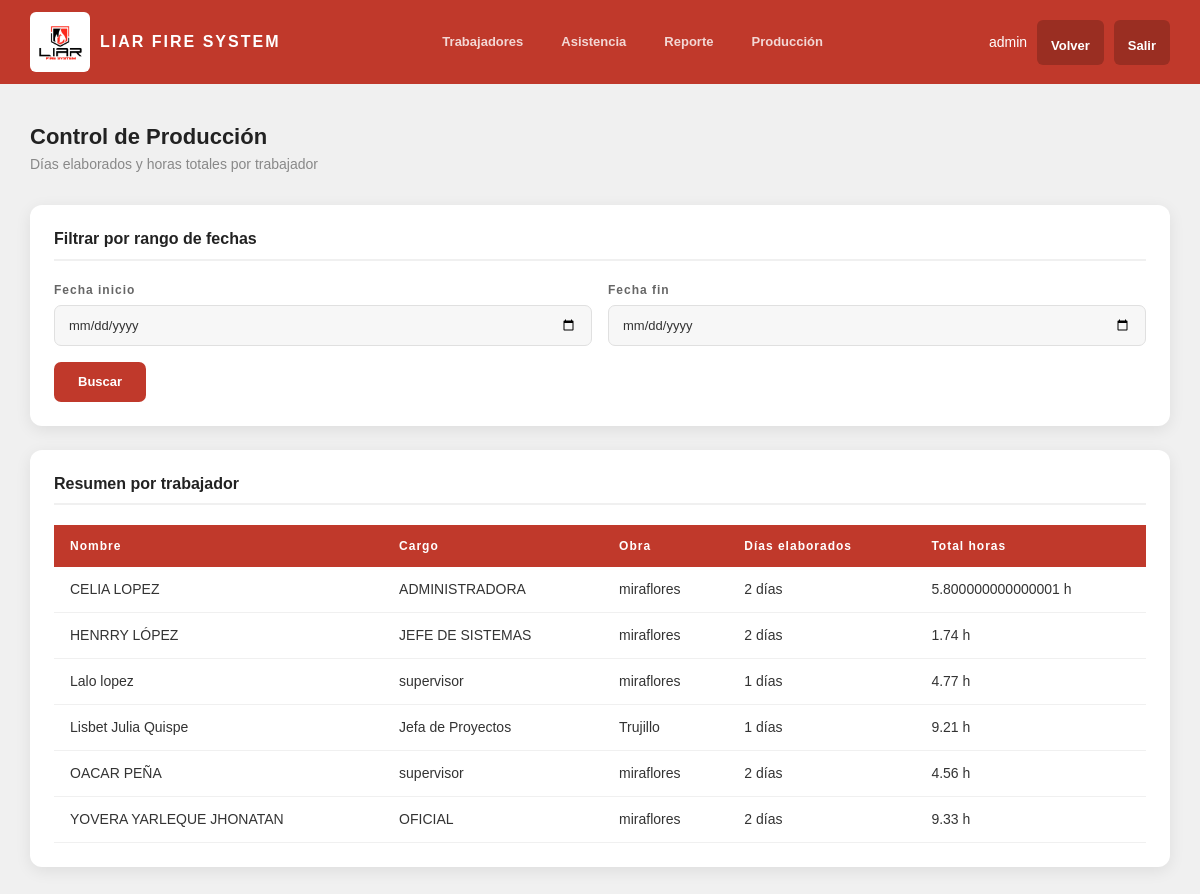
Before: /produccion (signed in) with the older database file.
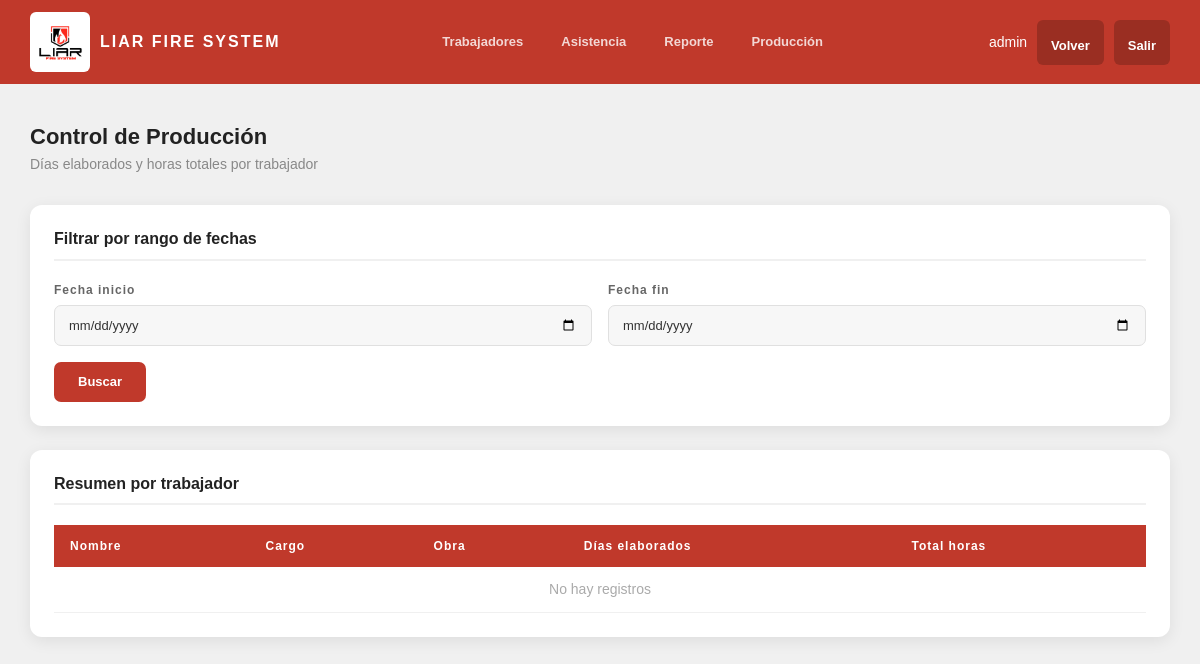
After: the same page with the newer database file.
### tables this page shows
CREATE TABLE trabajadores (
            id INTEGER PRIMARY KEY AUTOINCREMENT,
            nombre TEXT NOT NULL,
            dni TEXT NOT NULL,
            obra TEXT NOT NULL
        , cargo TEXT);

### app.py (the view)
@app.route('/produccion')
def produccion():
    if 'usuario' not in session:
        return redirect(url_for('inicio'))
    import sqlite3
    fecha_inicio = request.args.get('fecha_inicio', '')
    fecha_fin = request.args.get('fecha_fin', '')
    conexion = sqlite3.connect('asistencia.db')
    conexion.row_factory = sqlite3.Row
    cursor = conexion.cursor()
    query = '''
        SELECT t.nombre, t.cargo, t.obra,
               COUNT(a.fecha) as dias_elaborados,
               SUM(
                   CASE
                       WHEN a.hora_ingreso IS NOT NULL AND a.hora_salida IS NOT NULL
                       THEN ROUND((julianday(a.hora_salida) - julianday(a.hora_ingreso)) * 24, 2)
                       ELSE 0
                   END
               ) as total_horas
        FROM trabajadores t
        LEFT JOIN asistencia a ON t.id = a.trabajador_id
        WHERE a.hora_ingreso IS NOT NULL
    '''
    params = []
    if fecha_inicio:
        query += ' AND a.fecha >= ?'
        params.append(fecha_inicio)
    if fecha_fin:
        query += ' AND a.fecha <= ?'
        params.append(fecha_fin)
    query += ' GROUP BY t.id ORDER BY t.nombre'
    cursor.execute(query, params)
    produccion = cursor.fetchall()
    conexion.close()
    return render_template('produccion.html',
                           usuario=session['usuario'],
                           produccion=produccion,
                           fecha_inicio=fecha_inicio,
                           fecha_fin=fecha_fin)

### templates/produccion.html (shortened to what this page needs)
<!DOCTYPE html>
<html lang="es">
<head>
    <link href="https://cdn.jsdelivr.net/npm/bootstrap@5.3.0/dist/css/bootstrap.min.css" rel="stylesheet">
    <link rel="stylesheet" href="https://cdn.jsdelivr.net/npm/@tabler/icons-webfont@latest/tabler-icons.min.css">
    <link rel="stylesheet" href="/static/style.css">
</head>
<body class="body-dashboard">
    <nav class="navbar-top">
        <div class="navbar-logo">
            <img src="/static/img/logo.png" alt="Logo">
            <span>LIAR FIRE SYSTEM</span>
        </div>
        <div class="menu-nav">
             <a href="/trabajadores"> Trabajadores</a>
             <a href="/asistencia"> Asistencia</a>
             <a href="/reportes"> Reporte</a>
             <a href="/produccion"> Producción</a>
        </div>
        <div class="navbar-usuario">
            <span>{{ usuario }}</span>
            <a href="/dashboard" class="btn-logout">
                 Volver
            </a>
            <a href="/logout" class="btn-logout">
                 Salir
            </a>
        </div>
    </nav>
    <div class="dashboard-contenido">
        <h2 class="dashboard-titulo">Control de Producción</h2>
        <p class="dashboard-subtitulo">Días elaborados y horas totales por trabajador</p>
        <div class="formulario-card">
            <h4>Filtrar por rango de fechas</h4>
            <form method="GET" action="/produccion">
                <div class="fila-campos">
                    <div class="campo-form">
                        <label>Fecha inicio</label>
                        <input type="date" name="fecha_inicio" value="{{ fecha_inicio }}">
                    </div>
                    <div class="campo-form">
                        <label>Fecha fin</label>
                        <input type="date" name="fecha_fin" value="{{ fecha_fin }}">
                    </div>
                </div>
                <button type="submit" class="btn-registrar">
                     Buscar
                </button>
            </form>
        </div>
        <div class="tabla-card">
            <h4>Resumen por trabajador</h4>
            <table class="tabla">
                <thead>
                    <tr>
                        <th>Nombre</th>
                        <th>Cargo</th>
                        <th>Obra</th>
                        <th>Días elaborados</th>
                        <th>Total horas</th>
                    </tr>
                </thead>
                <tbody>
                    {% for p in produccion %}
                    <tr>
                        <td>{{ p.nombre }}</td>
                        <td>{{ p.cargo }}</td>
                        <td>{{ p.obra }}</td>
                        <td>{{ p.dias_elaborados }} días</td>
                        <td>{{ p.total_horas }} h</td>
                    </tr>
                    {% else %}
                    <tr>
                        <td colspan="5" style="text-align:center; color:#aaa;">
                            No hay registros
                        </td>
                    </tr>
                    {% endfor %}
                </tbody>
            </table>
        </div>
    </div>
</body>
</html>

Changed rows visible on the page:
removed trabajadores: nombre "CELIA LOPEZ", cargo "ADMINISTRADORA", obra "miraflores", dias_elaborados "2", total_horas "5.800000000000001"
removed trabajadores: nombre "HENRRY LÓPEZ", cargo "JEFE DE SISTEMAS", obra "miraflores", dias_elaborados "2", total_horas "1.74"
removed trabajadores: nombre "Lalo lopez", cargo "supervisor", obra "miraflores", dias_elaborados "1", total_horas "4.77"
removed trabajadores: nombre "Lisbet Julia Quispe", cargo "Jefa de Proyectos", obra "Trujillo", dias_elaborados "1", total_horas "9.21"
removed trabajadores: nombre "OACAR PEÑA", cargo "supervisor", obra "miraflores", dias_elaborados "2", total_horas "4.56"
removed trabajadores: nombre "YOVERA YARLEQUE JHONATAN", cargo "OFICIAL", obra "miraflores", dias_elaborados "2", total_horas "9.33"
Other visible differences:
text now shown: "No hay registros"
